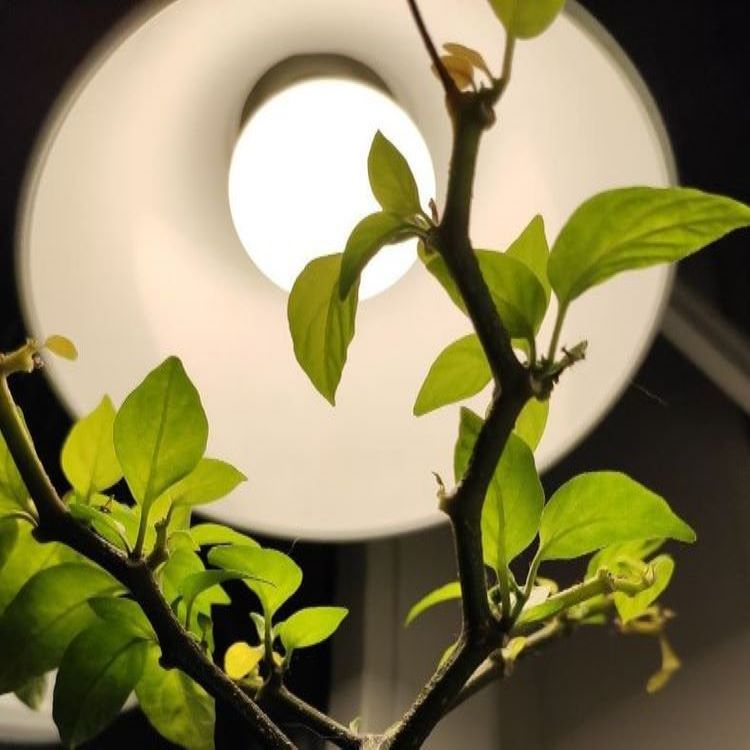
#> input picture img2.jpg, 750 x 750 px
$ python old_filter.py
#> lines starting #> are read from the running program, lines starting #| are printed output that depends on the picture
from PIL import Image
import numpy as np
img = Image.open("img2.jpg")
#> img is the input picture: PIL image 750x750 RGB; mean R, G, B 136.4, 129.3, 88.3
arr = np.array(img)
a = len(arr)
#> a = 750
a1 = len(arr[1])
#> a1 = 750
i = 0
while i < a - 11:
    j = 0
    while j < a1 - 11:
        s = 0
        for n in range(i, i + 10):
            for n1 in range(j, j + 10):
                s+= arr[n][n1][0]
                s+= arr[n][n1][1]
                s+= arr[n][n1][2]
        s = int(s // 100)
        for n in range(i, i + 10):
            for n1 in range(j, j + 10):
                arr[n][n1][0] = int(s // 50) * 50
                arr[n][n1][1] = int(s // 50) * 50
                arr[n][n1][2] = int(s // 50) * 50
        j = j + 10
    i = i + 10
#> this loop made 74 passes
#> i on passes 1 to 12: 10, 20, 30, 40, 50, 60, 70, 80, 90, 100, 110, 120
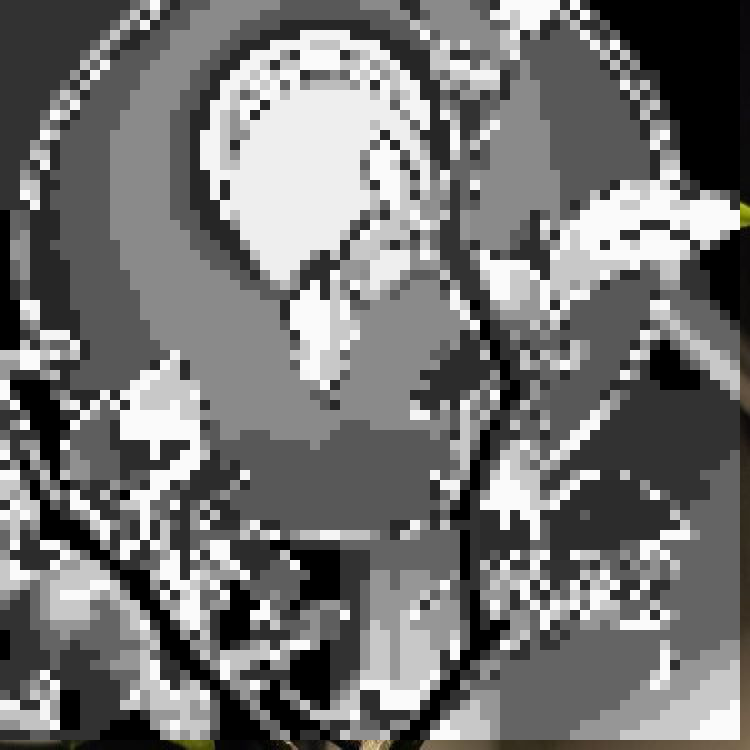
#> arr: shape (750, 750, 3); mean R, G, B 115.5, 115.3, 115
#> after the loop, i = 740
res = Image.fromarray(arr)
res.save('res.jpg')
